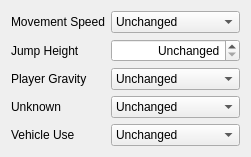
     <widget class="QWidget" name="PagePlayerTraitsTabMovement">
      <attribute name="title">
       <string>Movement</string>
      </attribute>
      <layout class="QGridLayout" name="gridLayout_12">
       <item row="0" column="0">
        <widget class="QLabel" name="labelMovementSpeed">
         <property name="text">
          <string>Movement Speed</string>
         </property>
         <property name="buddy">
          <cstring>fieldMovementSpeed</cstring>
         </property>
        </widget>
       </item>
       <item row="4" column="0">
        <widget class="QLabel" name="labelVehicleUse">
         <property name="text">
          <string>Vehicle Use</string>
         </property>
         <property name="buddy">
          <cstring>fieldVehicleUse</cstring>
         </property>
        </widget>
       </item>
       <item row="3" column="0">
        <widget class="QLabel" name="labelMovementUnknown">
         <property name="text">
          <string>Unknown</string>
         </property>
         <property name="buddy">
          <cstring>fieldMovementUnknown</cstring>
         </property>
        </widget>
       </item>
       <item row="2" column="0">
        <widget class="QLabel" name="labelGravity">
         <property name="text">
          <string>Player Gravity</string>
         </property>
         <property name="buddy">
          <cstring>fieldGravity</cstring>
         </property>
        </widget>
       </item>
       <item row="1" column="0">
        <widget class="QLabel" name="labelJumpHeight">
         <property name="text">
          <string>Jump Height</string>
         </property>
         <property name="buddy">
          <cstring>fieldJumpHeight</cstring>
         </property>
        </widget>
       </item>
       <item row="0" column="1">
        <widget class="QComboBox" name="fieldMovementSpeed">
         <item>
          <property name="text">
           <string>Unchanged</string>
          </property>
         </item>
         <item>
          <property name="text">
           <string>0%</string>
          </property>
         </item>
         <item>
          <property name="text">
           <string>25%</string>
          </property>
         </item>
         <item>
          <property name="text">
           <string>50%</string>
          </property>
         </item>
         <item>
          <property name="text">
           <string>75%</string>
          </property>
         </item>
         <item>
          <property name="text">
           <string>90%</string>
          </property>
         </item>
         <item>
          <property name="text">
           <string>100%</string>
          </property>
         </item>
         <item>
          <property name="text">
           <string>110%</string>
          </property>
         </item>
         <item>
          <property name="text">
           <string>120%</string>
          </property>
         </item>
         <item>
          <property name="text">
           <string>130% (Unverified)</string>
          </property>
         </item>
         <item>
          <property name="text">
           <string>140% (Unverified)</string>
          </property>
         </item>
         <item>
          <property name="text">
           <string>150%</string>
          </property>
         </item>
         <item>
          <property name="text">
           <string>160% (Unverified)</string>
          </property>
         </item>
         <item>
          <property name="text">
           <string>170% (Unverified)</string>
          </property>
         </item>
         <item>
          <property name="text">
           <string>180% (Unverified)</string>
          </property>
         </item>
         <item>
          <property name="text">
           <string>190% (Unverified)</string>
          </property>
         </item>
         <item>
          <property name="text">
           <string>200%</string>
          </property>
         </item>
         <item>
          <property name="text">
           <string>300%</string>
          </property>
         </item>
        </widget>
       </item>
       <item row="5" column="0" colspan="2">
        <spacer name="verticalSpacer_11">
         <property name="orientation">
          <enum>Qt::Vertical</enum>
         </property>
         <property name="sizeHint" stdset="0">
          <size>
           <width>20</width>
           <height>0</height>
          </size>
         </property>
        </spacer>
       </item>
       <item row="1" column="1">
        <widget class="QSpinBox" name="fieldJumpHeight">
         <property name="alignment">
          <set>Qt::AlignRight|Qt::AlignTrailing|Qt::AlignVCenter</set>
         </property>
         <property name="specialValueText">
          <string>Unchanged</string>
         </property>
         <property name="suffix">
          <string>%</string>
         </property>
         <property name="minimum">
          <number>-1</number>
         </property>
         <property name="maximum">
          <number>511</number>
         </property>
         <property name="value">
          <number>-1</number>
         </property>
        </widget>
       </item>
       <item row="2" column="1">
        <widget class="QComboBox" name="fieldGravity">
         <item>
          <property name="text">
           <string>Unchanged</string>
          </property>
         </item>
         <item>
          <property name="text">
           <string>50%</string>
          </property>
         </item>
         <item>
          <property name="text">
           <string>75%</string>
          </property>
         </item>
         <item>
          <property name="text">
           <string>100%</string>
          </property>
         </item>
         <item>
          <property name="text">
           <string>150%</string>
          </property>
         </item>
         <item>
          <property name="text">
           <string>200%</string>
          </property>
         </item>
        </widget>
       </item>
       <item row="3" column="1">
        <widget class="QComboBox" name="fieldMovementUnknown">
         <item>
          <property name="text">
           <string>Unchanged</string>
          </property>
         </item>
         <item>
          <property name="text">
           <string>Unknown 1</string>
          </property>
         </item>
         <item>
          <property name="text">
           <string>Unknown 2</string>
          </property>
         </item>
         <item>
          <property name="text">
           <string>Unknown 3</string>
          </property>
         </item>
        </widget>
       </item>
       <item row="4" column="1">
        <widget class="QComboBox" name="fieldVehicleUse">
         <item>
          <property name="text">
           <string>Unchanged</string>
          </property>
         </item>
         <item>
          <property name="text">
           <string>None</string>
          </property>
         </item>
         <item>
          <property name="text">
           <string>Passenger Only</string>
          </property>
         </item>
         <item>
          <property name="text">
           <string>Driver Only</string>
          </property>
         </item>
         <item>
          <property name="text">
           <string>Gunner Only</string>
          </property>
         </item>
         <item>
          <property name="text">
           <string>No Passenger</string>
          </property>
         </item>
         <item>
          <property name="text">
           <string>No Driver</string>
          </property>
         </item>
         <item>
          <property name="text">
           <string>No Gunner</string>
          </property>
         </item>
         <item>
          <property name="text">
           <string>Full Use</string>
          </property>
         </item>
        </widget>
       </item>
      </layout>
     </widget>
